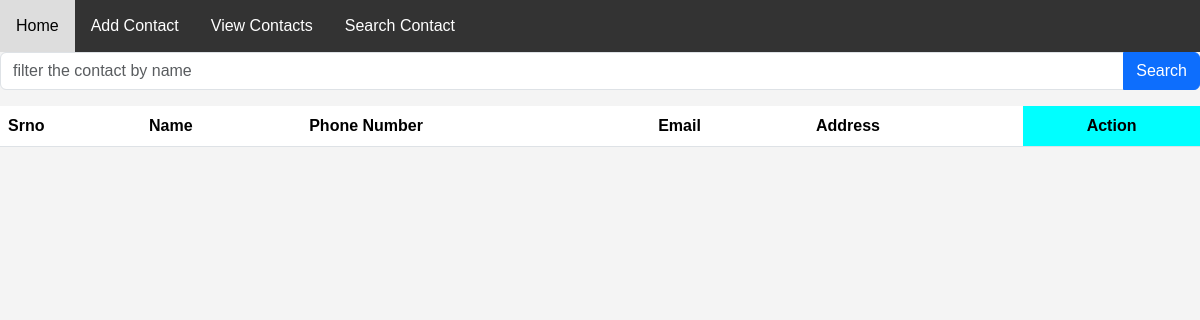
The app's page /show_contact/, older data.
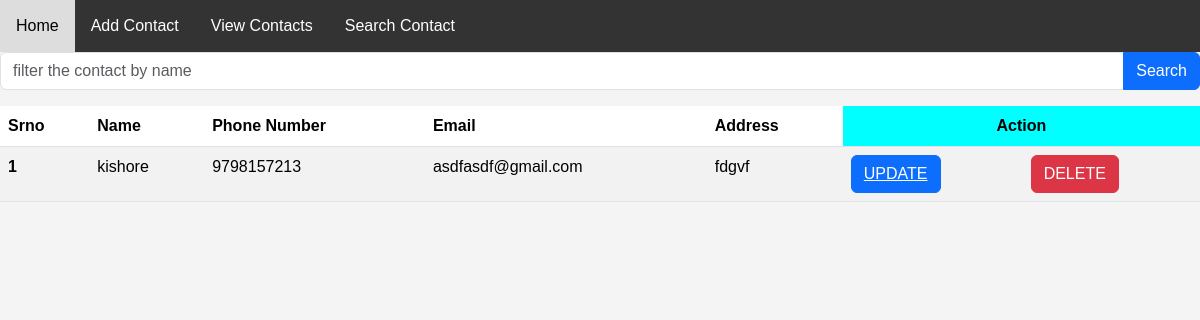
The same page, newer data.
### contacts/models.py (models this page shows)
class ContactInformation(models.Model):
    name=models.CharField(max_length=50)
    phone_number = models.CharField(max_length=10, default='0000000000')
    email=models.EmailField()
    address=models.TextField()
    pincode=models.CharField(max_length=10,default="123")

### contacts/views.py (the view)
# urls.py: path("show_contact/",show_contact,name="show_contact"),
def show_contact(request):
    data=ContactInformation.objects.all()
    if request.GET.get("contact_search"):
        data=data.filter(name__icontains=request.GET.get("contact_search"))
        print("*"*5+request.GET.get("contact_search"))
    return render(request,"displaycontact.html",context={"data":data})

### contacts/templates/displaycontact.html
{% extends "base.html" %}
{% block base %}
<form method="get">
    <div class="input-group mb-3">
        <input type="search" class="form-control" name="contact_search" placeholder="filter the contact by name">
        <button type="submit" class="btn btn-primary">Search</button>
    </div>
</form>
<table class="table table-striped">
    <thead>
        <tr>
            <th scope="col">Srno</th>
            <th scope="col">Name</th>
            <th scope="col">Phone Number</th>
            <th scope="col">Email</th>
            <th scope="col">Address</th>
            <th colspan="2" style="text-align:center; background-color: aqua;" scope="col">Action</th>
        </tr>
    </thead>
    <tbody>
        {% for value in data %}
        <tr>
            <th scope="row">{{forloop.counter}}</th>
            <td>{{value.name}}</td>
            <td>{{value.phone_number}}</td>
            <td>{{value.email}}</td>
            <td>{{value.address}}</td>
            <td scope="col"><button type="button" class="btn btn-primary"><a href="/update_contact/{{value.id}}"
                        style="color: white;"> UPDATE</a></button></td>
            <td scope="col">
                <a href="/delete_contact/{{ value.id }}" class="btn btn-danger" style="color: white;">DELETE</a>
            </td>
        </tr>
        {% endfor %}
    </tbody>
</table>
{% endblock %}

Row changes from the older to the newer data that the page shows:
added ContactInformation: name "kishore", phone_number "9798157213", email "asdfasdf@gmail.com", address "fdgvf"
